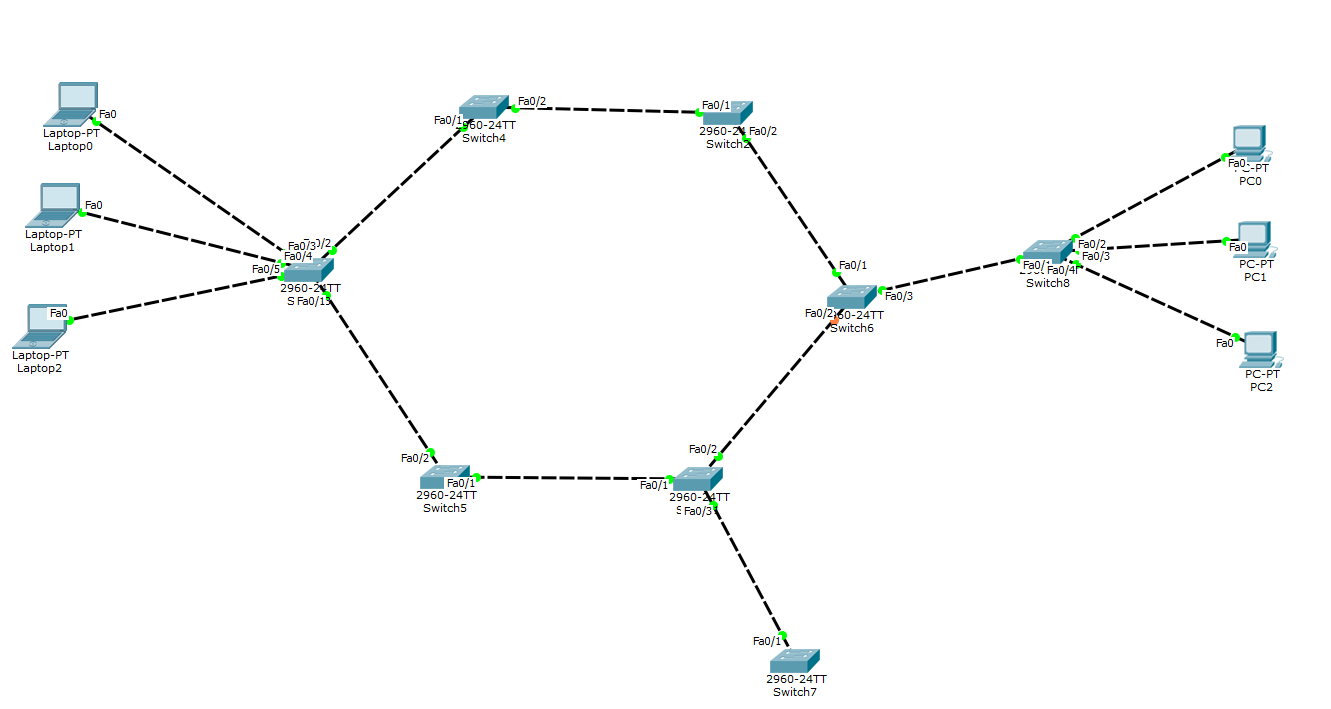
#> input picture AOKS/Lab1/Снимок экрана 2022-09-12 122323.png, 1331 x 709 px
$ python -i main.py   (imports and definitions only)
#> lines starting #> are read from the running program, lines starting #| are printed output that depends on the picture
#> further down, picture is the input picture: shape (709, 1331, 3); mean B, G, R 250.7, 250.7, 249.6
from PIL import Image, ImageEnhance, ImageFilter
import cv2
from matplotlib import pyplot as plt
import numpy as np
import os


def gist(img, name = ''):                                                                           #Создание гистограмм
    graf = plt.hist(img.ravel(), 256, [0, 256])
    plt.suptitle(name)
    return graf


def change_brightness(img, value = 0):                                                                #Работа с яркостью
#> called with value = 0
    hsv = cv2.cvtColor(img, cv2.COLOR_BGR2HSV)                                                      #Делаем из RGB в VSH
#> hsv: shape (709, 1331, 3); mean H, S, V 2.4, 3.2, 251.4
    h, s, v = cv2.split(hsv)                                                        #Находим канал отвечающий за яркость
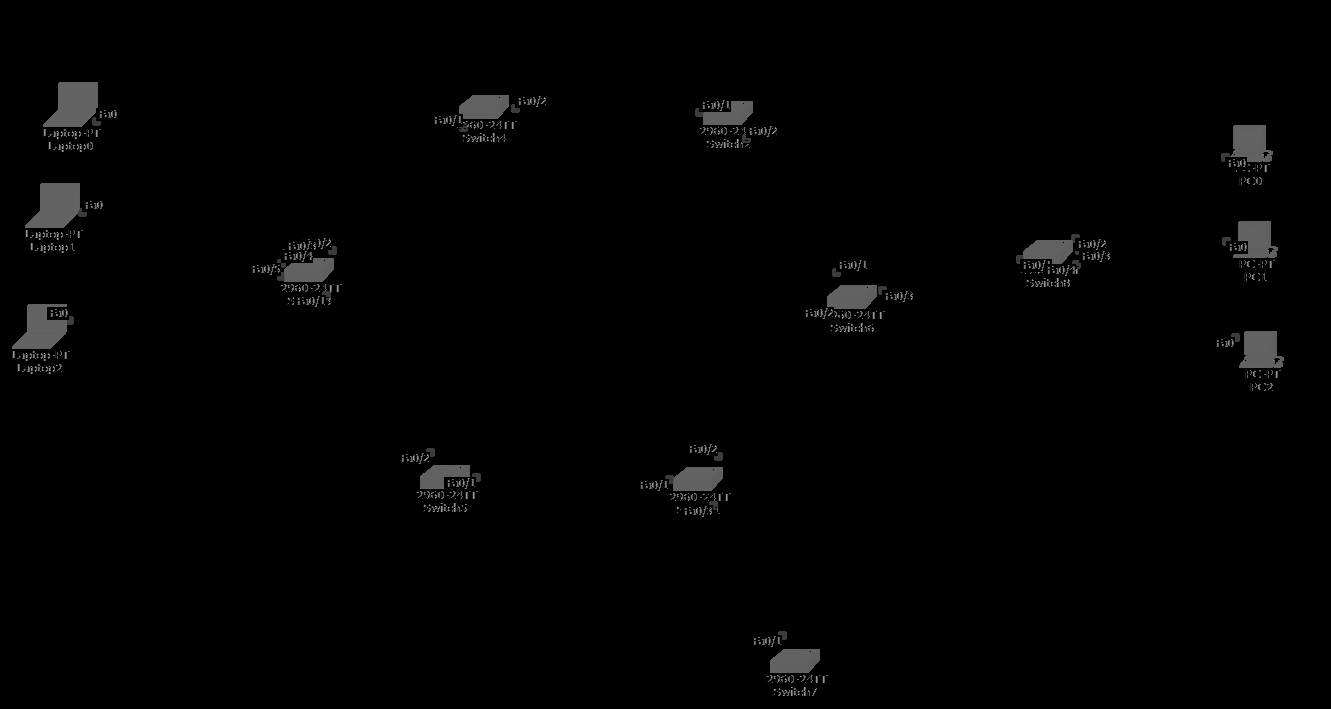
#> h: shape (709, 1331); min 0, max 170, mean 2.4
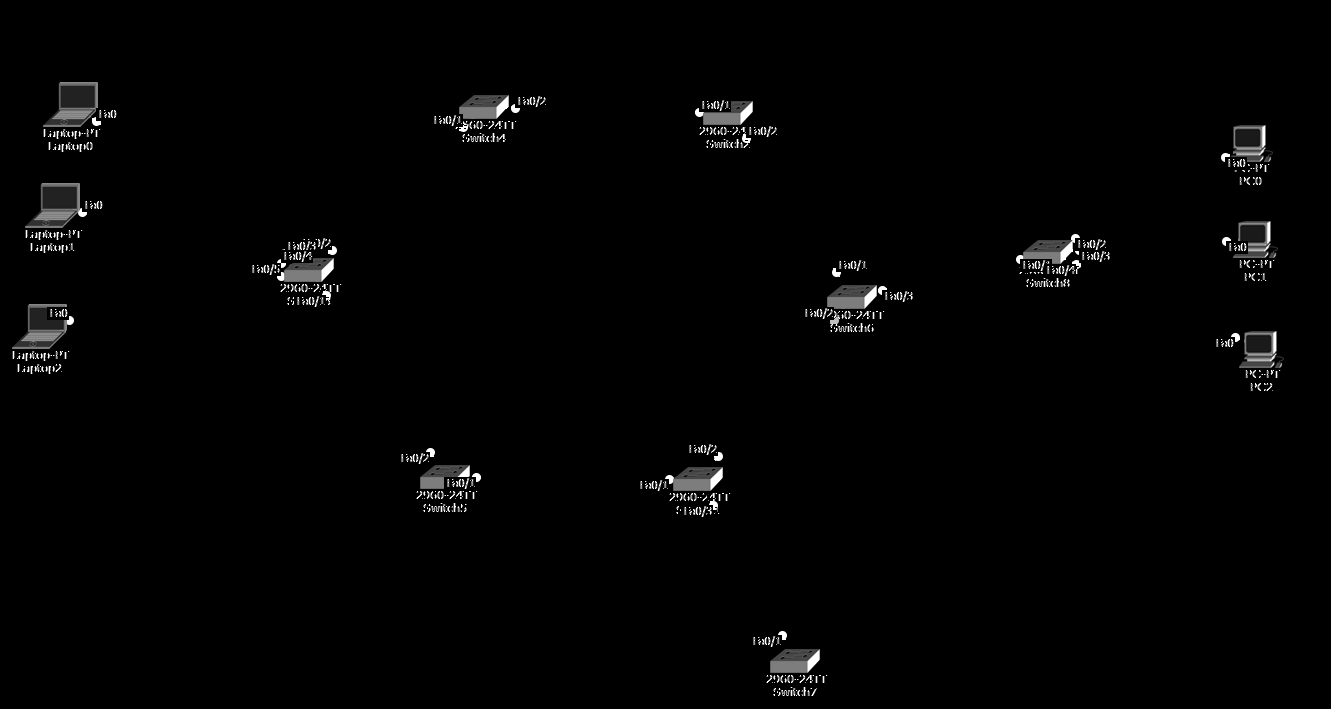
#> s: shape (709, 1331); min 0, max 255, mean 3.2
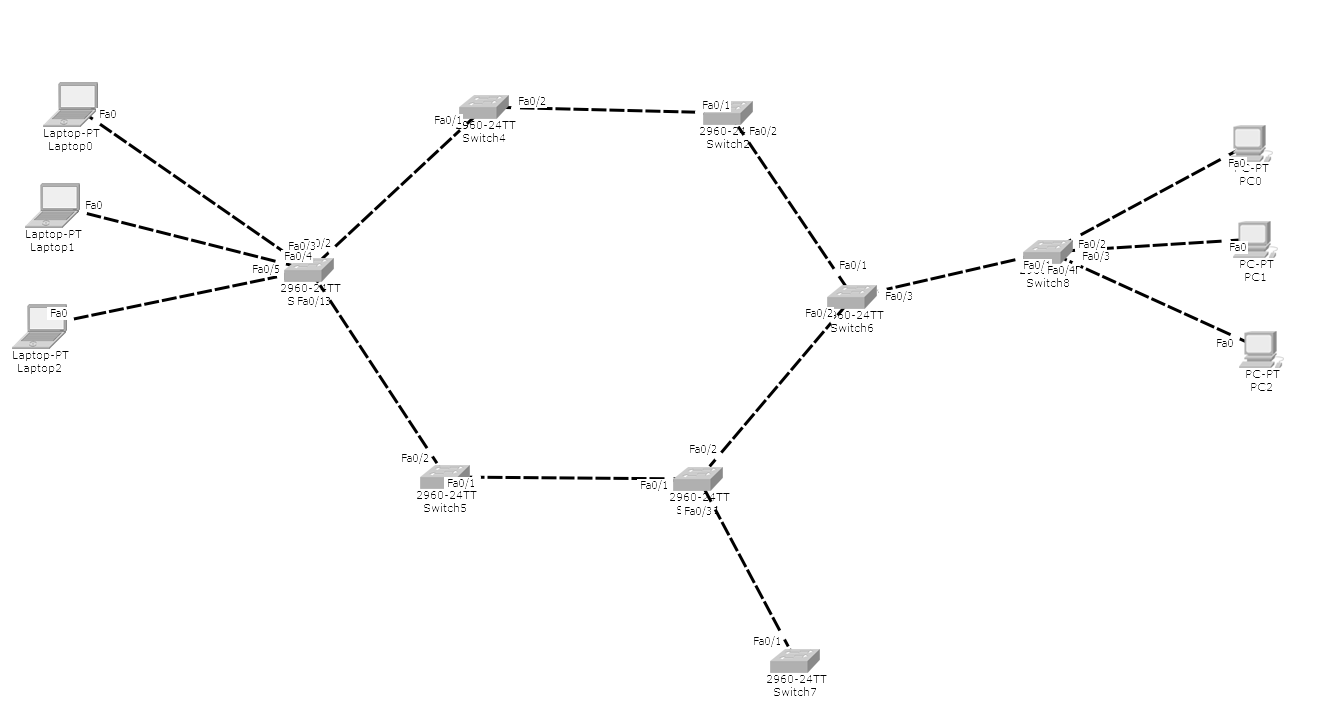
#> v: shape (709, 1331); min 0, max 255, mean 251.4
    v = cv2.add(v, value)
    v[v > 255] = 255                                                                            #Меняем значение яркости
    v[v < 0] = 0
    final_hsv = cv2.merge((h, s, v))
    img = cv2.cvtColor(final_hsv, cv2.COLOR_HSV2BGR)                                                #Делаем из VSH в RGB
    return img


def min_filer(path):                                                                      #Работа с минимальным фильтром
    img = Image.open(path)
    fil = img.filter(ImageFilter.MinFilter(size = 3))                                      #Функция минимального фильтра
    fil.save('filter.jpg')                                                #Сохранение изображения для построения графика

    f_img = cv2.imread('./filter.jpg')                                                             #Открываем для OpenCV
    cv2.imshow('Processed image', f_img)                                               #Выводим обработанное изображение
    gist(f_img, 'Минимальный фильтр')
    plt.show()                                                                     #Гистограмма для минимального фильтра
    os.remove('./filter.jpg')                                                            #Удаление изображения из памяти


def brightness(path):                                                                   #Повышение или понижение яркости
    choose = input('1: Повышение яркости/n2: Понижение яркости/n>> ')
    value = int(input('Введите коэффециент обработки: '))
    img = cv2.imread(path)                                                                        #Открываем изображение

    name_g = ''
    if value < 0:                                                                   #Выбор увеличение/уменьшение яркости
        print('Коэффициен должен быть больше нуля')
    else:
        if choose == '1':
            name_g = 'Повышенная яркость'
            img = change_brightness(img, value)

        if choose == '2':
            name_g = 'Пониженная яркость'
            img = change_brightness(img, value * (-1))


    gist(img, name_g)                                                         #Вызов функции для постороения гистограммы
    cv2.imshow('Processed image', img)                                                  #Вывод обработанного изображения
    plt.show()                                                                                        #Вывод гистограммы


# [9 lines not run here, left out]

>>> import cv2
>>> picture = cv2.imread('../../AOKS/Lab1/Снимок экрана 2022-09-12 122323.png')
>>> result = change_brightness(picture)
